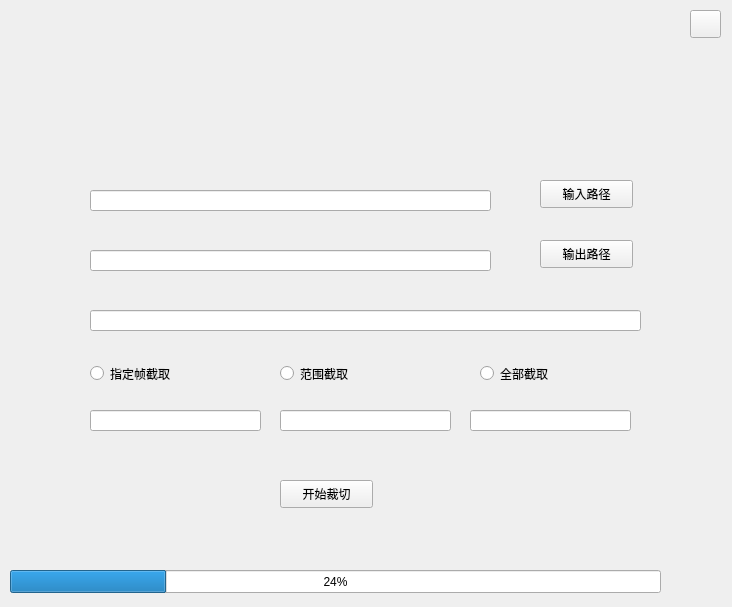
<?xml version="1.0" encoding="UTF-8"?>
<ui version="4.0">
 <class>Form</class>
 <widget class="QWidget" name="Form">
  <property name="geometry">
   <rect>
    <x>0</x>
    <y>0</y>
    <width>732</width>
    <height>607</height>
   </rect>
  </property>
  <property name="windowTitle">
   <string>Form</string>
  </property>
  <widget class="QLineEdit" name="lineEdit_in">
   <property name="geometry">
    <rect>
     <x>90</x>
     <y>190</y>
     <width>401</width>
     <height>21</height>
    </rect>
   </property>
  </widget>
  <widget class="QPushButton" name="pushButton_in">
   <property name="geometry">
    <rect>
     <x>540</x>
     <y>180</y>
     <width>93</width>
     <height>28</height>
    </rect>
   </property>
   <property name="text">
    <string>输入路径</string>
   </property>
  </widget>
  <widget class="QPushButton" name="pushButton_out">
   <property name="geometry">
    <rect>
     <x>540</x>
     <y>240</y>
     <width>93</width>
     <height>28</height>
    </rect>
   </property>
   <property name="text">
    <string>输出路径</string>
   </property>
  </widget>
  <widget class="QLineEdit" name="lineEdit_out">
   <property name="geometry">
    <rect>
     <x>90</x>
     <y>250</y>
     <width>401</width>
     <height>21</height>
    </rect>
   </property>
  </widget>
  <widget class="QLineEdit" name="lineEdit_out_name">
   <property name="geometry">
    <rect>
     <x>90</x>
     <y>310</y>
     <width>551</width>
     <height>21</height>
    </rect>
   </property>
  </widget>
  <widget class="QProgressBar" name="progressBar">
   <property name="geometry">
    <rect>
     <x>10</x>
     <y>570</y>
     <width>651</width>
     <height>23</height>
    </rect>
   </property>
   <property name="value">
    <number>24</number>
   </property>
  </widget>
  <widget class="QPushButton" name="pushButton_start_cut">
   <property name="geometry">
    <rect>
     <x>280</x>
     <y>480</y>
     <width>93</width>
     <height>28</height>
    </rect>
   </property>
   <property name="text">
    <string>开始裁切</string>
   </property>
  </widget>
  <widget class="QRadioButton" name="radioButton_second">
   <property name="geometry">
    <rect>
     <x>90</x>
     <y>358</y>
     <width>115</width>
     <height>31</height>
    </rect>
   </property>
   <property name="text">
    <string>指定帧截取</string>
   </property>
  </widget>
  <widget class="QRadioButton" name="radioButton_round">
   <property name="geometry">
    <rect>
     <x>280</x>
     <y>358</y>
     <width>115</width>
     <height>31</height>
    </rect>
   </property>
   <property name="text">
    <string>范围截取</string>
   </property>
  </widget>
  <widget class="QRadioButton" name="radioButton_all">
   <property name="geometry">
    <rect>
     <x>480</x>
     <y>358</y>
     <width>115</width>
     <height>31</height>
    </rect>
   </property>
   <property name="text">
    <string>全部截取</string>
   </property>
  </widget>
  <widget class="QLineEdit" name="lineEdit_start">
   <property name="geometry">
    <rect>
     <x>90</x>
     <y>410</y>
     <width>171</width>
     <height>21</height>
    </rect>
   </property>
  </widget>
  <widget class="QLineEdit" name="lineEdit_end">
   <property name="geometry">
    <rect>
     <x>280</x>
     <y>410</y>
     <width>171</width>
     <height>21</height>
    </rect>
   </property>
  </widget>
  <widget class="QLineEdit" name="lineEdit_num">
   <property name="geometry">
    <rect>
     <x>470</x>
     <y>410</y>
     <width>161</width>
     <height>21</height>
    </rect>
   </property>
  </widget>
  <widget class="QPushButton" name="pushButton_fork">
   <property name="geometry">
    <rect>
     <x>690</x>
     <y>10</y>
     <width>31</width>
     <height>28</height>
    </rect>
   </property>
   <property name="styleSheet">
    <string notr="true">border-image: url(:/img/close_fill.png);</string>
   </property>
   <property name="text">
    <string/>
   </property>
  </widget>
 </widget>
 <resources>
  <include location="../res/source.qrc"/>
 </resources>
 <connections/>
</ui>
